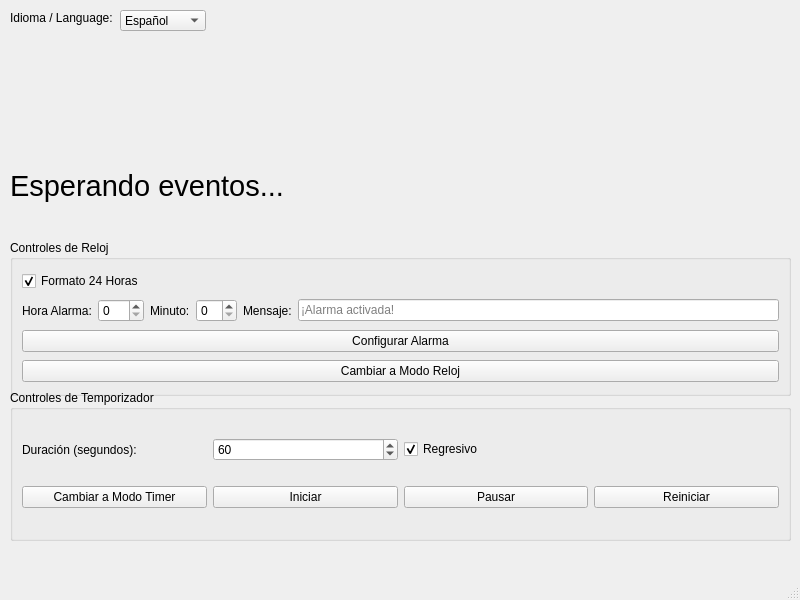
<?xml version="1.0" encoding="UTF-8"?>
<ui version="4.0">
 <class>MainWindow</class>
 <widget class="QMainWindow" name="MainWindow">
  <property name="geometry">
   <rect>
    <x>0</x>
    <y>0</y>
    <width>800</width>
    <height>600</height>
   </rect>
  </property>
  <property name="windowTitle">
   <string>MainWindow</string>
  </property>
  <widget class="QWidget" name="centralwidget">
   <widget class="QLabel" name="label_idioma">
    <property name="geometry">
     <rect>
      <x>10</x>
      <y>10</y>
      <width>111</width>
      <height>16</height>
     </rect>
    </property>
    <property name="text">
     <string>Idioma / Language:</string>
    </property>
   </widget>
   <widget class="QLabel" name="label_eventos">
    <property name="geometry">
     <rect>
      <x>10</x>
      <y>145</y>
      <width>781</width>
      <height>81</height>
     </rect>
    </property>
    <property name="font">
     <font>
      <pointsize>22</pointsize>
     </font>
    </property>
    <property name="text">
     <string>Esperando eventos...</string>
    </property>
   </widget>
   <widget class="QGroupBox" name="grupo_reloj">
    <property name="geometry">
     <rect>
      <x>10</x>
      <y>240</y>
      <width>781</width>
      <height>156</height>
     </rect>
    </property>
    <property name="title">
     <string>Controles de Reloj</string>
    </property>
    <layout class="QGridLayout" name="gridLayout">
     <item row="0" column="0" colspan="2">
      <widget class="QCheckBox" name="check_24h">
       <property name="text">
        <string>Formato 24 Horas</string>
       </property>
       <property name="checked">
        <bool>true</bool>
       </property>
      </widget>
     </item>
     <item row="1" column="0">
      <widget class="QLabel" name="label_hora">
       <property name="text">
        <string>Hora Alarma:</string>
       </property>
      </widget>
     </item>
     <item row="1" column="1">
      <widget class="QSpinBox" name="spin_hora">
       <property name="maximum">
        <number>59</number>
       </property>
      </widget>
     </item>
     <item row="1" column="2">
      <widget class="QLabel" name="label_minuto">
       <property name="text">
        <string>Minuto:</string>
       </property>
      </widget>
     </item>
     <item row="1" column="3">
      <widget class="QSpinBox" name="spin_minuto">
       <property name="maximum">
        <number>59</number>
       </property>
      </widget>
     </item>
     <item row="1" column="4">
      <widget class="QLabel" name="label_mensaje">
       <property name="text">
        <string>Mensaje:</string>
       </property>
      </widget>
     </item>
     <item row="1" column="5">
      <widget class="QLineEdit" name="input_mensaje">
       <property name="placeholderText">
        <string>¡Alarma activada!</string>
       </property>
      </widget>
     </item>
     <item row="2" column="0" colspan="6">
      <widget class="QPushButton" name="btn_configurar_alarma">
       <property name="text">
        <string>Configurar Alarma</string>
       </property>
      </widget>
     </item>
     <item row="3" column="0" colspan="6">
      <widget class="QPushButton" name="btn_modo_reloj">
       <property name="text">
        <string>Cambiar a Modo Reloj</string>
       </property>
      </widget>
     </item>
    </layout>
   </widget>
   <widget class="QGroupBox" name="grupo_timer">
    <property name="geometry">
     <rect>
      <x>10</x>
      <y>390</y>
      <width>781</width>
      <height>151</height>
     </rect>
    </property>
    <property name="title">
     <string>Controles de Temporizador</string>
    </property>
    <layout class="QGridLayout" name="gridLayout_2">
     <item row="0" column="0">
      <widget class="QLabel" name="label_duracion">
       <property name="text">
        <string>Duración (segundos):</string>
       </property>
      </widget>
     </item>
     <item row="0" column="1">
      <widget class="QSpinBox" name="spin_duracion">
       <property name="minimum">
        <number>1</number>
       </property>
       <property name="maximum">
        <number>86400</number>
       </property>
       <property name="value">
        <number>60</number>
       </property>
      </widget>
     </item>
     <item row="0" column="2">
      <widget class="QCheckBox" name="check_regresivo">
       <property name="text">
        <string>Regresivo</string>
       </property>
       <property name="checked">
        <bool>true</bool>
       </property>
      </widget>
     </item>
     <item row="1" column="0">
      <widget class="QPushButton" name="btn_modo_timer">
       <property name="minimumSize">
        <size>
         <width>121</width>
         <height>0</height>
        </size>
       </property>
       <property name="text">
        <string>Cambiar a Modo Timer</string>
       </property>
      </widget>
     </item>
     <item row="1" column="1">
      <widget class="QPushButton" name="btn_iniciar">
       <property name="text">
        <string>Iniciar</string>
       </property>
      </widget>
     </item>
     <item row="1" column="2">
      <widget class="QPushButton" name="btn_pausar">
       <property name="text">
        <string>Pausar</string>
       </property>
      </widget>
     </item>
     <item row="1" column="3">
      <widget class="QPushButton" name="btn_reiniciar">
       <property name="text">
        <string>Reiniciar</string>
       </property>
      </widget>
     </item>
    </layout>
   </widget>
   <widget class="QComboBox" name="combo_idioma">
    <property name="geometry">
     <rect>
      <x>120</x>
      <y>10</y>
      <width>86</width>
      <height>21</height>
     </rect>
    </property>
    <item>
     <property name="text">
      <string>Español</string>
     </property>
    </item>
    <item>
     <property name="text">
      <string>English</string>
     </property>
    </item>
   </widget>
  </widget>
  <widget class="QMenuBar" name="menubar">
   <property name="geometry">
    <rect>
     <x>0</x>
     <y>0</y>
     <width>800</width>
     <height>33</height>
    </rect>
   </property>
  </widget>
  <widget class="QStatusBar" name="statusbar"/>
 </widget>
 <resources/>
 <connections/>
</ui>
